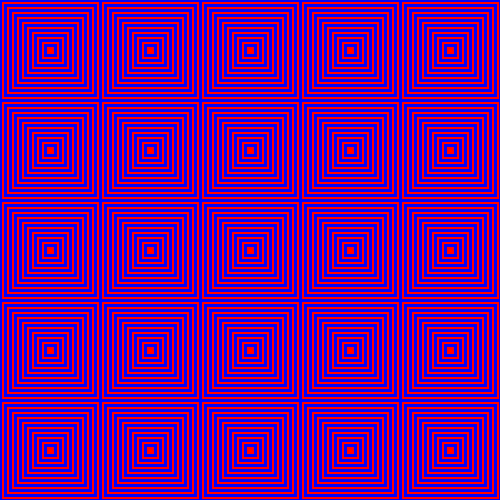
Frame 1 (no input)
Frame 60 (the mouse pressed at the canvas centre just before this capture): identical to frame 1, image omitted
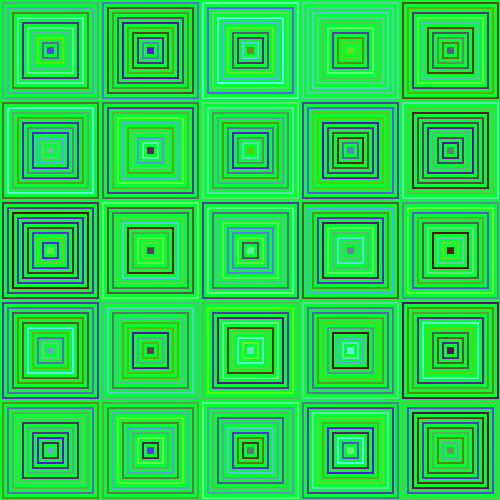
Frame 120 (the mouse held since frame 60 and released just before this capture)

The Processing sketch that drew these frames (run headless with seeded random() and noise(); from frame 60 on, the mouse is pressed at the canvas centre):

// Processing sketch: tp2
// ── tp2.pde


//https://youtu.be/y_-6B9xnxcg  ==> LINK DEL VIDEO

float pos; 
int cant;
int tam;

void setup() {  
  size(500, 500);
  pos=250; 
  cant=5;
  tam=width/cant;
}



void draw() {
  funcionesConFor();
}


void  keyPressed() {
 disminuir();
}

void mouseReleased() {
  reiniciar();
}

// ── funciones.pde
void funcionesConFor() {
  background(0);
  for (int x=0; x<cant; x++) {  
    for (int y=0; y<cant; y++) {
      for (int i=100; i>5; i-=10) {
        rectMode(CENTER);
        fill(255, 0, 0);
        strokeWeight(3);
        stroke(0, 0, 255);
        rect(x*tam+50, y*tam+50, i, i);

        if ((i%2==0)&&(mousePressed)) {
          rectMode(CENTER);
          stroke(0, 255, 50);
          fill(100, random(255), random(255));
          rect(x*tam+50, y*tam+50, i, i);
        }
      }
    }
  }
}

void reiniciar() {
  cant=5;
}

void disminuir() {
  cant--;
}
